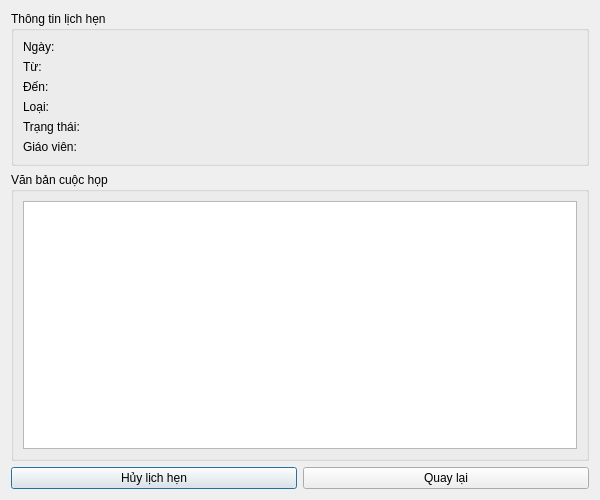
<?xml version="1.0" encoding="UTF-8"?>
<ui version="4.0">
 <class>MeetingDialog</class>
 <widget class="QDialog" name="MeetingDialog">
  <property name="geometry">
   <rect>
    <x>0</x>
    <y>0</y>
    <width>600</width>
    <height>500</height>
   </rect>
  </property>
  <property name="windowTitle">
   <string>Thông tin lịch hẹn</string>
  </property>
  <layout class="QVBoxLayout" name="verticalLayout">
   <item>
    <widget class="QGroupBox" name="groupBox">
     <property name="title">
      <string>Thông tin lịch hẹn</string>
     </property>
     <layout class="QFormLayout" name="formLayout">
      <item row="0" column="0">
       <widget class="QLabel" name="label">
        <property name="text">
         <string>Ngày:</string>
        </property>
       </widget>
      </item>
      <item row="0" column="1">
       <widget class="QLabel" name="dateLabel">
        <property name="text">
         <string/>
        </property>
       </widget>
      </item>
      <item row="1" column="0">
       <widget class="QLabel" name="label_2">
        <property name="text">
         <string>Từ:</string>
        </property>
       </widget>
      </item>
      <item row="1" column="1">
       <widget class="QLabel" name="startLabel">
        <property name="text">
         <string/>
        </property>
       </widget>
      </item>
      <item row="2" column="0">
       <widget class="QLabel" name="label_3">
        <property name="text">
         <string>Đến:</string>
        </property>
       </widget>
      </item>
      <item row="2" column="1">
       <widget class="QLabel" name="endLabel">
        <property name="text">
         <string/>
        </property>
       </widget>
      </item>
      <item row="3" column="0">
       <widget class="QLabel" name="label_4">
        <property name="text">
         <string>Loại:</string>
        </property>
       </widget>
      </item>
      <item row="3" column="1">
       <widget class="QLabel" name="typeLabel">
        <property name="text">
         <string/>
        </property>
       </widget>
      </item>
      <item row="4" column="0">
       <widget class="QLabel" name="label_5">
        <property name="text">
         <string>Trạng thái:</string>
        </property>
       </widget>
      </item>
      <item row="4" column="1">
       <widget class="QLabel" name="statusLabel">
        <property name="text">
         <string/>
        </property>
       </widget>
      </item>
      <item row="5" column="0">
       <widget class="QLabel" name="label_6">
        <property name="text">
         <string>Giáo viên:</string>
        </property>
       </widget>
      </item>
      <item row="5" column="1">
       <widget class="QLabel" name="teacherLabel">
        <property name="text">
         <string/>
        </property>
       </widget>
      </item>
     </layout>
    </widget>
   </item>
   <item>
    <widget class="QGroupBox" name="groupBox_2">
     <property name="title">
      <string>Văn bản cuộc họp</string>
     </property>
     <layout class="QVBoxLayout" name="verticalLayout_2">
      <item>
       <widget class="QTextBrowser" name="reportBrowser"/>
      </item>
     </layout>
    </widget>
   </item>
   <item>
    <layout class="QHBoxLayout" name="horizontalLayout">
     <item>
      <widget class="QPushButton" name="cancelButton">
       <property name="text">
        <string>Hủy lịch hẹn</string>
       </property>
      </widget>
     </item>
     <item>
      <widget class="QPushButton" name="backButton">
       <property name="text">
        <string>Quay lại</string>
       </property>
      </widget>
     </item>
    </layout>
   </item>
  </layout>
 </widget>
 <resources/>
 <connections/>
</ui>
